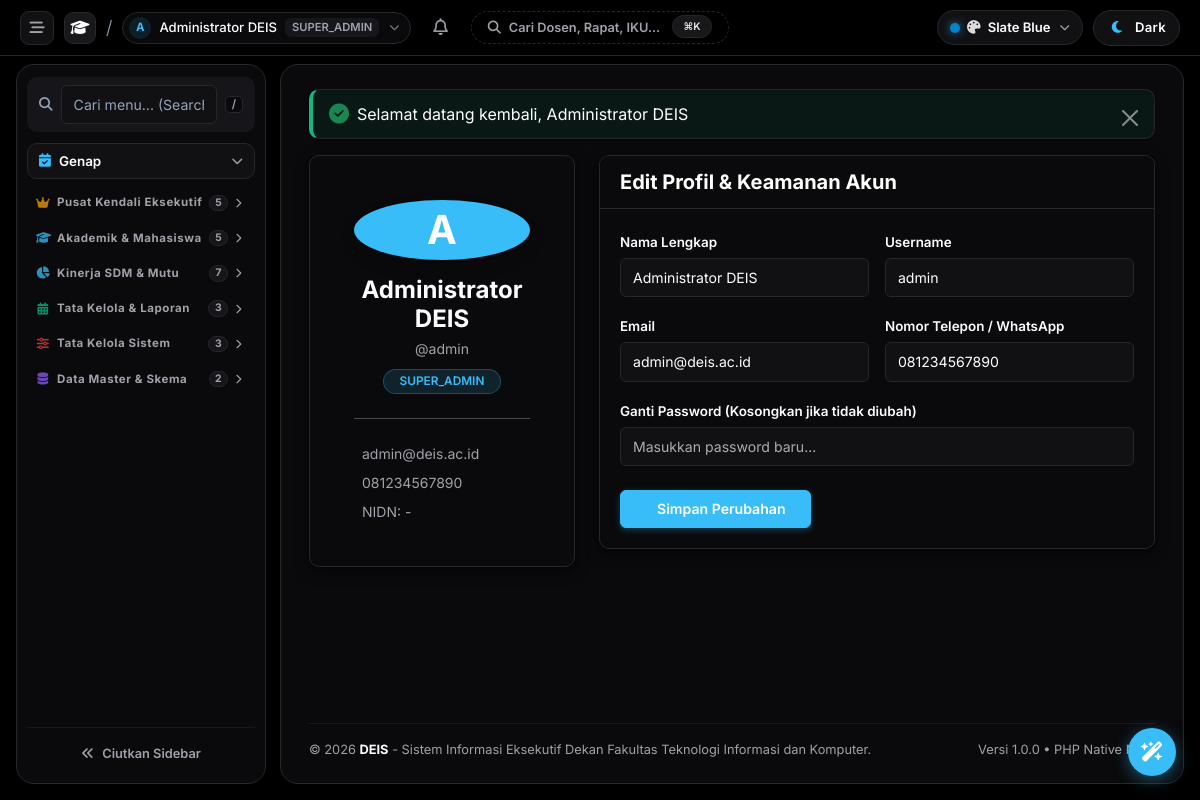
The page /profile (signed in) on the database as committed earlier.
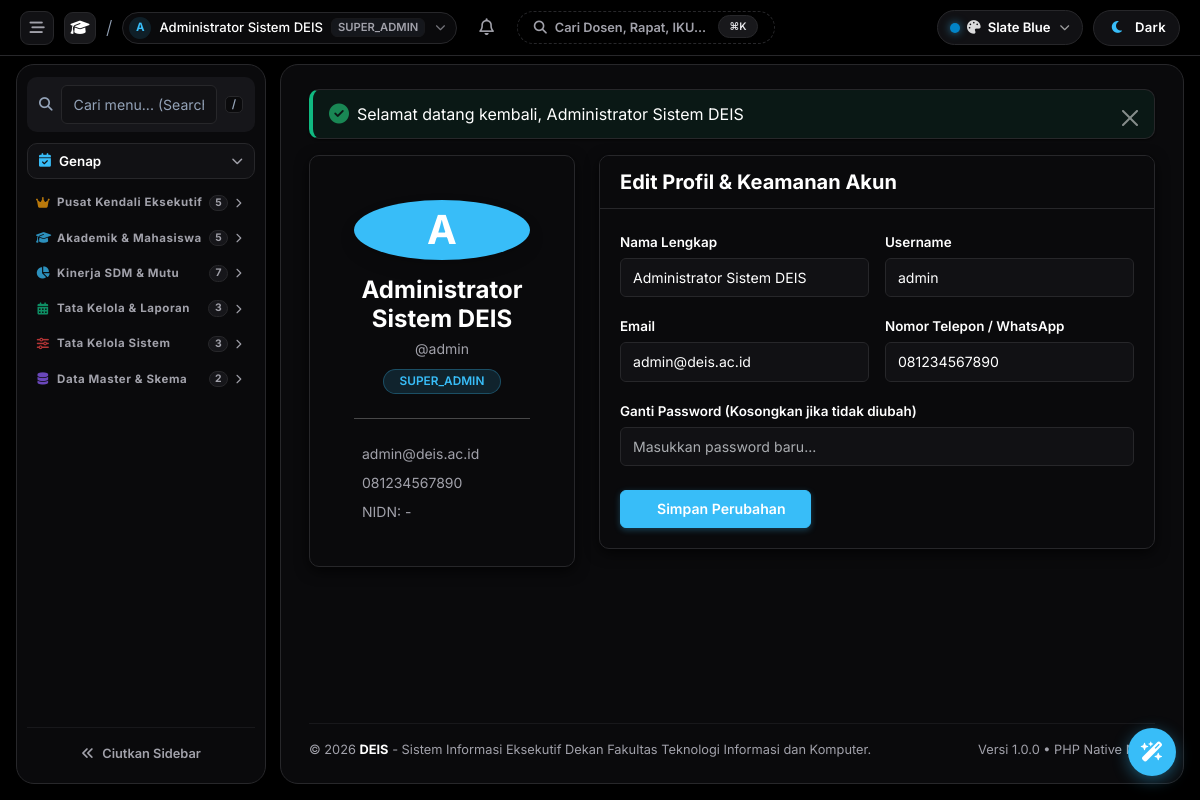
The same page on the database as committed later.
### tables this page shows
CREATE TABLE `users` (
  `id` int(11) NOT NULL AUTO_INCREMENT,
  `role_id` int(11) NOT NULL,
  `name` varchar(100) NOT NULL,
  `username` varchar(50) NOT NULL,
  `email` varchar(100) NOT NULL,
  `password` varchar(255) NOT NULL,
  `phone` varchar(30) DEFAULT NULL,
  `nidn` varchar(20) DEFAULT NULL,
  `avatar` varchar(255) DEFAULT NULL,
  `status` enum('active','inactive','suspended') DEFAULT 'active',
  `last_login_at` datetime DEFAULT NULL,
  `created_at` timestamp NOT NULL DEFAULT current_timestamp(),
  `updated_at` timestamp NOT NULL DEFAULT current_timestamp() ON UPDATE current_timestamp(),
  PRIMARY KEY (`id`),
  UNIQUE KEY `username` (`username`),
  UNIQUE KEY `email` (`email`),
  KEY `role_id` (`role_id`),
  CONSTRAINT `users_ibfk_1` FOREIGN KEY (`role_id`) REFERENCES `roles` (`id`)
);

### app/views/auth/profile.php (the view, shortened to what the changed rows need)
<div class="row g-4">
    <div class="col-12 col-lg-4">
        <div class="card card-lg shadow-sm border-0 text-center p-4">
            <div class="card-body">
                <div class="avatar avatar-xxl bg-primary text-white rounded-circle mx-auto mb-3 d-flex align-items-center justify-content-center fw-bold fs-1 shadow">
                    <?= strtoupper(substr($user['name'] ?? 'U', 0, 1)) ?>
                </div>
                <h4 class="fw-bold mb-1"><?= htmlspecialchars($user['name'], ENT_QUOTES, 'UTF-8') ?></h4>
                <p class="text-muted small mb-2">@<?= htmlspecialchars($user['username'], ENT_QUOTES, 'UTF-8') ?></p>
                <span class="badge bg-primary-subtle text-primary px-3 py-1"><?= strtoupper($currentRole) ?></span>
                <hr class="my-4">
                <div class="text-start small text-muted">
                    <div class="mb-2"><i class="ti ti-mail me-2"></i><?= htmlspecialchars($user['email'], ENT_QUOTES, 'UTF-8') ?></div>
                    <div class="mb-2"><i class="ti ti-phone me-2"></i><?= htmlspecialchars($user['phone'] ?? '-', ENT_QUOTES, 'UTF-8') ?></div>
                    <div><i class="ti ti-id me-2"></i>NIDN: <?= htmlspecialchars($user['nidn'] ?? '-', ENT_QUOTES, 'UTF-8') ?></div>
                </div>
            </div>
        </div>
    </div>
    <div class="col-12 col-lg-8">
        <div class="card card-lg shadow-sm border-0">
            <div class="card-header bg-body border-bottom py-3">
                <h5 class="card-title mb-0 fw-bold">Edit Profil & Keamanan Akun</h5>
            </div>
            <div class="card-body p-4">
                <form action="<?= $baseUrl ?>/profile" method="POST">
                    <div class="row g-3 mb-3">
                        <div class="col-md-6">
                            <label class="form-label small fw-semibold">Nama Lengkap</label>
                            <input type="text" class="form-control" name="name" value="<?= htmlspecialchars($user['name'], ENT_QUOTES, 'UTF-8') ?>" required>
                        </div>
                        <div class="col-md-6">
                            <label class="form-label small fw-semibold">Username</label>
                            <input type="text" class="form-control" value="<?= htmlspecialchars($user['username'], ENT_QUOTES, 'UTF-8') ?>" disabled>
                        </div>
                    </div>
                    <div class="row g-3 mb-3">
                        <div class="col-md-6">
                            <label class="form-label small fw-semibold">Email</label>
                            <input type="email" class="form-control" name="email" value="<?= htmlspecialchars($user['email'], ENT_QUOTES, 'UTF-8') ?>" required>
                        </div>
                        <div class="col-md-6">
                            <label class="form-label small fw-semibold">Nomor Telepon / WhatsApp</label>
                            <input type="text" class="form-control" name="phone" value="<?= htmlspecialchars($user['phone'] ?? '', ENT_QUOTES, 'UTF-8') ?>">
                        </div>
                    </div>
                    <div class="mb-4">
                        <label class="form-label small fw-semibold">Ganti Password (Kosongkan jika tidak diubah)</label>
                        <input type="password" class="form-control" name="new_password" placeholder="Masukkan password baru...">
                    </div>
                    <button type="submit" class="btn btn-primary px-4">
                        <i class="ti ti-device-floppy me-1"></i> Simpan Perubahan
                    </button>
                </form>
            </div>
        </div>
    </div>
</div>

### app/views/components/topbar.php (shortened to what the changed rows need)
<?php
$unreadCount = 0;
try {
    $unreadCount = NotificationService::countUnread(AuthHelper::id());
} catch (\Throwable $e) {
    $notifications = [];
    $unreadCount = 0;
}
$currentRole = 'dekan';
$currentUser = [];
try {
    $currentRole = AuthHelper::role();
    $currentUser = AuthHelper::user() ?? [];
} catch (\Throwable $e) {
    $currentRole = $_SESSION['role'] ?? 'dekan';
    $currentUser = $_SESSION['user'] ?? ['name' => 'Pengguna', 'email' => ''];
}
$activeFacultyName = 'Fakultas';
try {
    $facultyModel = new Faculty();
    $activeFaculty = $facultyModel->find(1) ?? ['code' => 'FTIK', 'name' => 'Fakultas Teknologi Informasi dan Komunikasi'];
    $activeFacultyName = $activeFaculty['name'] ?? 'Fakultas';
} catch (\Throwable $e) {
    $activeFacultyCode = 'DEIS';
    $activeFacultyName = 'Fakultas';
}
?>
<div class="topbar">
    <div class="topbar-left">
        <button type="button" class="topbar-sidebar-toggle-btn" id="sidebarToggleBtn" onclick="window.toggleSidebarCollapse()" title="Ciutkan / Buka Lebar Sidebar (Ctrl+B)" aria-label="Toggle Sidebar">
            <i class="fa-solid fa-bars-staggered"></i>
        </button>
        <a href="<?= $baseUrl ?>/dashboard" class="brand-squircle-link" title="<?= $appConfig['short_name'] ?> - <?= htmlspecialchars($activeFacultyName) ?>">
            <div class="brand-squircle">
                <i class="fa-solid fa-graduation-cap"></i>
            </div>
        </a>
        <span class="topbar-divider-slash">/</span>
        <div class="user-pill-dropdown-wrapper" id="userPillWrapper">
            <button type="button" class="user-pill-btn" id="userPillBtn" onclick="window.toggleUserDropdown(event)" title="Informasi Akun & Peran" aria-label="Akun Pengguna">
                <span class="user-avatar-circle">
                    <?= strtoupper(substr($currentUser['name'] ?? 'U', 0, 1)) ?>
                </span>
                <span class="user-email-text">
                    <?= htmlspecialchars($currentUser['name'] ?? 'Pengguna') ?>
                </span>
                <span class="user-plan-badge">
                    <?= strtoupper($currentRole) ?>
                </span>
                <i class="fa-solid fa-chevron-down pill-chevron"></i>
            </button>
        </div>
        <div class="notif-dropdown-wrapper" id="notifDropdownWrapper">
            <button type="button" class="notif-bell-btn" id="notifBellBtn" onclick="window.toggleNotifDropdown(event)" title="Notifikasi Sistem (<?= $unreadCount ?> Belum Dibaca)" aria-label="Notifikasi">
                <i class="fa-regular fa-bell"></i>
            </button>
        </div>
        <button type="button" class="btn btn-outline-secondary border-dashed d-none d-md-flex align-items-center gap-2 px-3 py-1 rounded-pill" data-bs-toggle="modal" data-bs-target="#searchModal" style="font-size: 0.8rem; margin-left: 4px; border: 1px dashed var(--border); background: var(--surface);">
            <i class="fa-solid fa-magnifying-glass text-muted" style="font-size: 0.82rem;"></i>
            <span class="text-muted">Cari Dosen, Rapat, IKU...</span>
            <span class="badge bg-light text-dark border ms-1 py-1 px-1.5" style="font-size: 0.65rem;">⌘K</span>
        </button>
    </div>
    <div class="topbar-right" style="display: flex; align-items: center; gap: 10px;">
        <div class="palette-dropdown-wrapper" id="paletteDropdownWrapper">
            <button type="button" id="paletteToggleBtn" class="palette-toggle-btn" onclick="window.togglePaletteDropdown(event)" title="Pilih Tema Palet Warna" aria-label="Palette Selector">
                <span class="palette-dot-preview" id="paletteActiveDot"></span>
                <i class="fa-solid fa-palette" style="font-size: 0.85rem; opacity: 0.85;"></i>
                <span id="paletteActiveName" class="d-none d-sm-inline" style="font-size: 0.82rem; font-weight: 600;">Slate Blue</span>
                <i class="fa-solid fa-chevron-down" style="font-size: 0.65rem; opacity: 0.6; margin-left: 2px;"></i>
            </button>
        </div>
        <button type="button" id="themeToggleBtn" class="theme-toggle-btn" onclick="window.toggleTheme()" title="Ganti Mode Gelap / Terang (Dark / Light Mode)" aria-label="Toggle Theme">
            <span class="theme-toggle-icon">
                <i class="fa-solid fa-moon" id="themeToggleIcon"></i>
            </span>
            <span id="themeToggleText" style="font-size: 0.82rem; letter-spacing: 0.3px;">Dark</span>
        </button>
    </div>
</div>

### app/views/components/alert.php (shortened to what the changed rows need)
<?php
$type        = $alert['type'] ?? 'info';
$message     = $alert['message'] ?? '';
$dismissible = $alert['dismissible'] ?? true;
$class       = $alert['class'] ?? '';
$icons = [
    'success' => 'fa-solid fa-circle-check text-success fs-5',
    'danger'  => 'fa-solid fa-triangle-exclamation text-danger fs-5',
    'warning' => 'fa-solid fa-circle-exclamation text-warning fs-5',
    'info'    => 'fa-solid fa-circle-info text-info fs-5',
    'primary' => 'fa-solid fa-bell text-primary fs-5',
];
$iconClass = $icons[$type] ?? 'fa-solid fa-circle-info text-info fs-5';
?>
<div class="alert alert-<?= htmlspecialchars($type, ENT_QUOTES, 'UTF-8') ?> <?= $dismissible ? 'alert-dismissible' : '' ?> <?= htmlspecialchars($class, ENT_QUOTES, 'UTF-8') ?>" role="alert">
    <div class="d-flex align-items-center gap-2 flex-grow-1">
        <i class="<?= $iconClass ?> flex-shrink-0"></i>
        <div>
            <div><?= htmlspecialchars($message, ENT_QUOTES, 'UTF-8') ?></div>
        </div>
    </div>
    <?php if ($dismissible): ?>
        <button type="button" class="btn-close" data-bs-dismiss="alert" aria-label="Tutup"></button>
    <?php endif; ?>
</div>

Rows that differ between the two databases and show on the page:
changed users "admin": name "Administrator DEIS" → "Administrator Sistem DEIS"
Other text that changed with them:
$message: "Selamat datang kembali, Administrator DEIS" → "Selamat datang kembali, Administrator Sistem DEIS"
